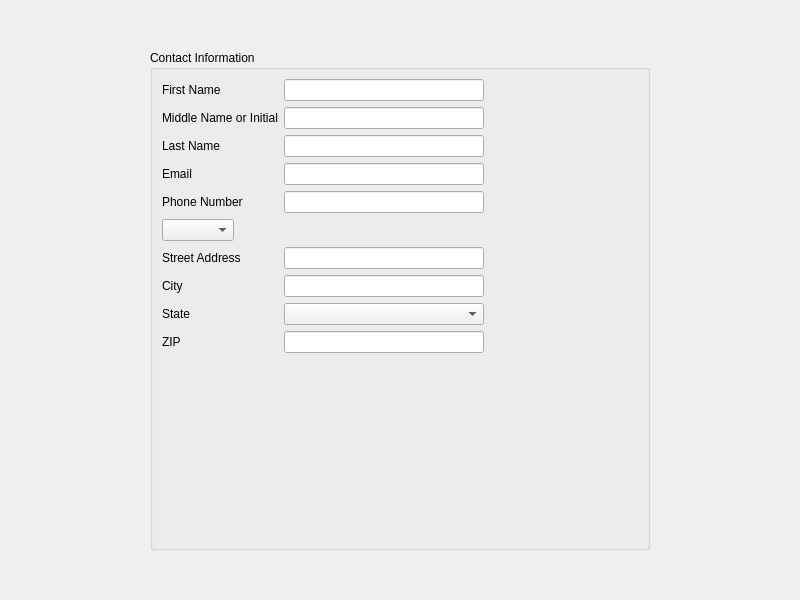
<?xml version="1.0" encoding="UTF-8"?>
<ui version="4.0">
 <class>contact</class>
 <widget class="QWidget" name="contact">
  <property name="geometry">
   <rect>
    <x>0</x>
    <y>0</y>
    <width>800</width>
    <height>600</height>
   </rect>
  </property>
  <property name="minimumSize">
   <size>
    <width>800</width>
    <height>600</height>
   </size>
  </property>
  <property name="windowTitle">
   <string>ResumeBuilder</string>
  </property>
  <layout class="QGridLayout" name="gridLayout_2">
   <item row="0" column="0" rowspan="2" colspan="2">
    <layout class="QGridLayout" name="gridLayout">
     <item row="0" column="0">
      <widget class="QGroupBox" name="groupBox">
       <property name="enabled">
        <bool>true</bool>
       </property>
       <property name="sizePolicy">
        <sizepolicy hsizetype="Maximum" vsizetype="Maximum">
         <horstretch>0</horstretch>
         <verstretch>0</verstretch>
        </sizepolicy>
       </property>
       <property name="maximumSize">
        <size>
         <width>500</width>
         <height>500</height>
        </size>
       </property>
       <property name="title">
        <string>Contact Information</string>
       </property>
       <layout class="QFormLayout" name="formLayout">
        <item row="0" column="0" colspan="2">
         <layout class="QFormLayout" name="formLayout_2">
          <item row="2" column="0">
           <widget class="QLabel" name="label">
            <property name="maximumSize">
             <size>
              <width>200</width>
              <height>35</height>
             </size>
            </property>
            <property name="text">
             <string>First Name</string>
            </property>
           </widget>
          </item>
          <item row="2" column="1">
           <widget class="QLineEdit" name="fname">
            <property name="maximumSize">
             <size>
              <width>200</width>
              <height>35</height>
             </size>
            </property>
           </widget>
          </item>
          <item row="3" column="0">
           <widget class="QLabel" name="label_2">
            <property name="maximumSize">
             <size>
              <width>200</width>
              <height>35</height>
             </size>
            </property>
            <property name="text">
             <string>Middle Name or Initial</string>
            </property>
           </widget>
          </item>
          <item row="3" column="1">
           <widget class="QLineEdit" name="mname">
            <property name="maximumSize">
             <size>
              <width>200</width>
              <height>35</height>
             </size>
            </property>
           </widget>
          </item>
          <item row="4" column="0">
           <widget class="QLabel" name="label_3">
            <property name="maximumSize">
             <size>
              <width>200</width>
              <height>35</height>
             </size>
            </property>
            <property name="text">
             <string>Last Name</string>
            </property>
           </widget>
          </item>
          <item row="4" column="1">
           <widget class="QLineEdit" name="lname">
            <property name="maximumSize">
             <size>
              <width>200</width>
              <height>35</height>
             </size>
            </property>
           </widget>
          </item>
          <item row="5" column="0">
           <widget class="QLabel" name="label_4">
            <property name="maximumSize">
             <size>
              <width>200</width>
              <height>35</height>
             </size>
            </property>
            <property name="text">
             <string>Email</string>
            </property>
           </widget>
          </item>
          <item row="5" column="1">
           <widget class="QLineEdit" name="email">
            <property name="maximumSize">
             <size>
              <width>200</width>
              <height>35</height>
             </size>
            </property>
           </widget>
          </item>
          <item row="6" column="0">
           <widget class="QLabel" name="label_5">
            <property name="maximumSize">
             <size>
              <width>200</width>
              <height>35</height>
             </size>
            </property>
            <property name="text">
             <string>Phone Number</string>
            </property>
           </widget>
          </item>
          <item row="6" column="1">
           <widget class="QLineEdit" name="phone">
            <property name="maximumSize">
             <size>
              <width>200</width>
              <height>35</height>
             </size>
            </property>
           </widget>
          </item>
          <item row="8" column="0">
           <widget class="QLabel" name="label_6">
            <property name="maximumSize">
             <size>
              <width>200</width>
              <height>35</height>
             </size>
            </property>
            <property name="text">
             <string>Street Address</string>
            </property>
           </widget>
          </item>
          <item row="8" column="1">
           <widget class="QLineEdit" name="street">
            <property name="maximumSize">
             <size>
              <width>200</width>
              <height>35</height>
             </size>
            </property>
           </widget>
          </item>
          <item row="9" column="0">
           <widget class="QLabel" name="label_8">
            <property name="text">
             <string>City</string>
            </property>
           </widget>
          </item>
          <item row="9" column="1">
           <widget class="QLineEdit" name="city">
            <property name="maximumSize">
             <size>
              <width>200</width>
              <height>35</height>
             </size>
            </property>
           </widget>
          </item>
          <item row="10" column="0">
           <widget class="QLabel" name="label_9">
            <property name="text">
             <string>State</string>
            </property>
           </widget>
          </item>
          <item row="10" column="1">
           <widget class="QComboBox" name="state">
            <property name="maximumSize">
             <size>
              <width>200</width>
              <height>35</height>
             </size>
            </property>
           </widget>
          </item>
          <item row="11" column="0">
           <widget class="QLabel" name="label_7">
            <property name="maximumSize">
             <size>
              <width>200</width>
              <height>35</height>
             </size>
            </property>
            <property name="text">
             <string>ZIP</string>
            </property>
           </widget>
          </item>
          <item row="11" column="1">
           <widget class="QLineEdit" name="zip">
            <property name="maximumSize">
             <size>
              <width>200</width>
              <height>35</height>
             </size>
            </property>
           </widget>
          </item>
          <item row="7" column="0">
           <widget class="QComboBox" name="phoneType"/>
          </item>
         </layout>
        </item>
       </layout>
      </widget>
     </item>
    </layout>
   </item>
  </layout>
 </widget>
 <resources/>
 <connections/>
</ui>
